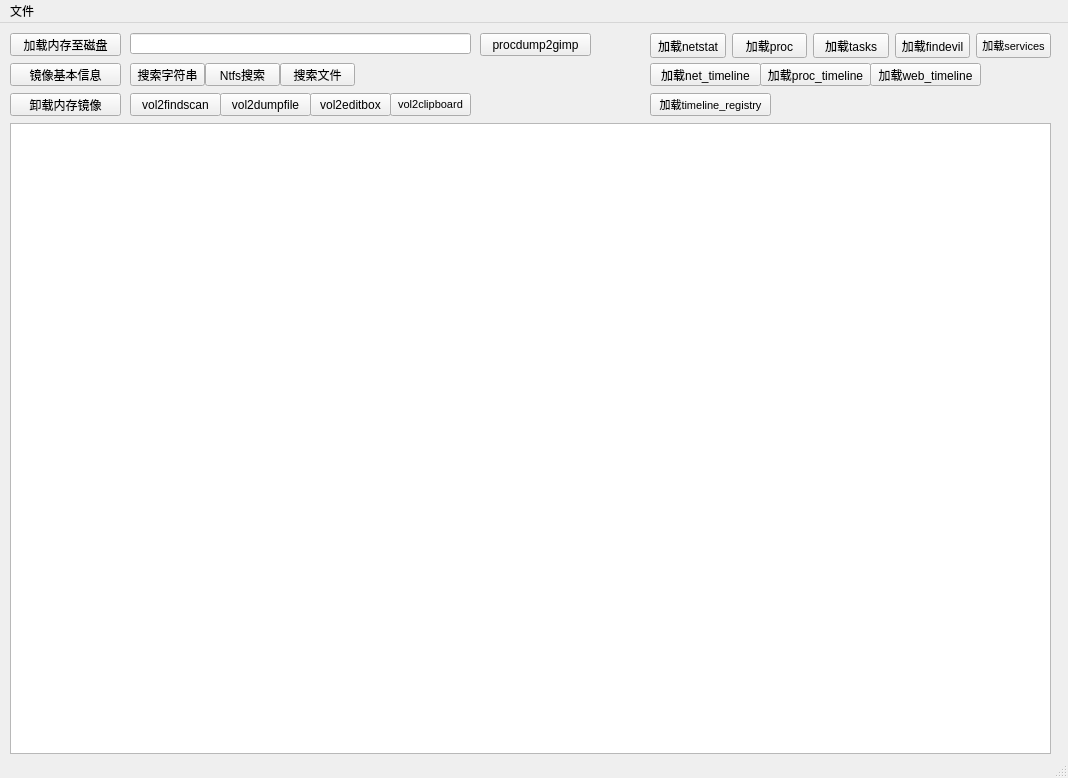
<?xml version="1.0" encoding="UTF-8"?>
<ui version="4.0">
 <class>MainWindow</class>
 <widget class="QMainWindow" name="MainWindow">
  <property name="geometry">
   <rect>
    <x>0</x>
    <y>0</y>
    <width>1068</width>
    <height>778</height>
   </rect>
  </property>
  <property name="windowTitle">
   <string>LovelyMem v0.2</string>
  </property>
  <widget class="QWidget" name="centralwidget">
   <widget class="QPushButton" name="pushButton_loadMem">
    <property name="geometry">
     <rect>
      <x>10</x>
      <y>10</y>
      <width>111</width>
      <height>23</height>
     </rect>
    </property>
    <property name="text">
     <string>加载内存至磁盘</string>
    </property>
   </widget>
   <widget class="QPushButton" name="pushButton_flush">
    <property name="geometry">
     <rect>
      <x>10</x>
      <y>40</y>
      <width>111</width>
      <height>23</height>
     </rect>
    </property>
    <property name="text">
     <string>镜像基本信息</string>
    </property>
   </widget>
   <widget class="QTableWidget" name="tableWidget_find">
    <property name="geometry">
     <rect>
      <x>10</x>
      <y>100</y>
      <width>1041</width>
      <height>631</height>
     </rect>
    </property>
    <property name="rowCount">
     <number>0</number>
    </property>
    <property name="columnCount">
     <number>0</number>
    </property>
    <attribute name="horizontalHeaderMinimumSectionSize">
     <number>15</number>
    </attribute>
    <attribute name="horizontalHeaderDefaultSectionSize">
     <number>1000</number>
    </attribute>
    <attribute name="verticalHeaderMinimumSectionSize">
     <number>10</number>
    </attribute>
    <attribute name="verticalHeaderDefaultSectionSize">
     <number>18</number>
    </attribute>
   </widget>
   <widget class="QPushButton" name="pushButton_findstr">
    <property name="geometry">
     <rect>
      <x>280</x>
      <y>40</y>
      <width>75</width>
      <height>23</height>
     </rect>
    </property>
    <property name="text">
     <string>搜索文件</string>
    </property>
   </widget>
   <widget class="QLineEdit" name="lineEdit_str">
    <property name="geometry">
     <rect>
      <x>130</x>
      <y>10</y>
      <width>341</width>
      <height>21</height>
     </rect>
    </property>
    <property name="inputMask">
     <string/>
    </property>
   </widget>
   <widget class="QPushButton" name="pushButton_load_netstat_timeline">
    <property name="geometry">
     <rect>
      <x>650</x>
      <y>40</y>
      <width>111</width>
      <height>23</height>
     </rect>
    </property>
    <property name="text">
     <string>加载net_timeline</string>
    </property>
   </widget>
   <widget class="QPushButton" name="pushButton_load_proc_timeline">
    <property name="geometry">
     <rect>
      <x>760</x>
      <y>40</y>
      <width>111</width>
      <height>23</height>
     </rect>
    </property>
    <property name="text">
     <string>加载proc_timeline</string>
    </property>
   </widget>
   <widget class="QPushButton" name="pushButton_load_web_timeline">
    <property name="geometry">
     <rect>
      <x>870</x>
      <y>40</y>
      <width>111</width>
      <height>23</height>
     </rect>
    </property>
    <property name="text">
     <string>加载web_timeline</string>
    </property>
   </widget>
   <widget class="QPushButton" name="pushButton_findrow">
    <property name="geometry">
     <rect>
      <x>130</x>
      <y>40</y>
      <width>75</width>
      <height>23</height>
     </rect>
    </property>
    <property name="text">
     <string>搜索字符串</string>
    </property>
   </widget>
   <widget class="QPushButton" name="pushButton_unloadmem">
    <property name="geometry">
     <rect>
      <x>10</x>
      <y>70</y>
      <width>111</width>
      <height>23</height>
     </rect>
    </property>
    <property name="text">
     <string>卸载内存镜像</string>
    </property>
   </widget>
   <widget class="QPushButton" name="pushButton_withvol2find">
    <property name="geometry">
     <rect>
      <x>130</x>
      <y>70</y>
      <width>91</width>
      <height>23</height>
     </rect>
    </property>
    <property name="text">
     <string>vol2findscan</string>
    </property>
   </widget>
   <widget class="QPushButton" name="pushButton_withvol2dump">
    <property name="enabled">
     <bool>true</bool>
    </property>
    <property name="geometry">
     <rect>
      <x>220</x>
      <y>70</y>
      <width>91</width>
      <height>23</height>
     </rect>
    </property>
    <property name="text">
     <string>vol2dumpfile</string>
    </property>
   </widget>
   <widget class="QPushButton" name="pushButton_ntfsfind">
    <property name="geometry">
     <rect>
      <x>205</x>
      <y>40</y>
      <width>75</width>
      <height>23</height>
     </rect>
    </property>
    <property name="text">
     <string>Ntfs搜索</string>
    </property>
   </widget>
   <widget class="QPushButton" name="pushButton_procdump2gimp">
    <property name="geometry">
     <rect>
      <x>480</x>
      <y>10</y>
      <width>111</width>
      <height>23</height>
     </rect>
    </property>
    <property name="text">
     <string>procdump2gimp</string>
    </property>
   </widget>
   <widget class="QPushButton" name="pushButton_vol2editbox">
    <property name="geometry">
     <rect>
      <x>310</x>
      <y>70</y>
      <width>81</width>
      <height>23</height>
     </rect>
    </property>
    <property name="text">
     <string>vol2editbox</string>
    </property>
   </widget>
   <widget class="QPushButton" name="pushButton_vol2clipboard">
    <property name="geometry">
     <rect>
      <x>390</x>
      <y>70</y>
      <width>81</width>
      <height>23</height>
     </rect>
    </property>
    <property name="font">
     <font>
      <pointsize>8</pointsize>
     </font>
    </property>
    <property name="text">
     <string>vol2clipboard</string>
    </property>
   </widget>
   <widget class="QPushButton" name="pushButton_load_timeline_registry">
    <property name="geometry">
     <rect>
      <x>650</x>
      <y>70</y>
      <width>121</width>
      <height>23</height>
     </rect>
    </property>
    <property name="font">
     <font>
      <pointsize>8</pointsize>
     </font>
    </property>
    <property name="text">
     <string>加载timeline_registry</string>
    </property>
   </widget>
   <widget class="QWidget" name="">
    <property name="geometry">
     <rect>
      <x>650</x>
      <y>10</y>
      <width>401</width>
      <height>25</height>
     </rect>
    </property>
    <layout class="QHBoxLayout" name="horizontalLayout">
     <item>
      <widget class="QPushButton" name="pushButton_load_netstat">
       <property name="text">
        <string>加载netstat</string>
       </property>
      </widget>
     </item>
     <item>
      <widget class="QPushButton" name="pushButton_load_proc">
       <property name="text">
        <string>加载proc</string>
       </property>
      </widget>
     </item>
     <item>
      <widget class="QPushButton" name="pushButton_load_tasks">
       <property name="text">
        <string>加载tasks</string>
       </property>
      </widget>
     </item>
     <item>
      <widget class="QPushButton" name="pushButton_load_findevil">
       <property name="text">
        <string>加载findevil</string>
       </property>
      </widget>
     </item>
     <item>
      <widget class="QPushButton" name="pushButton_services">
       <property name="font">
        <font>
         <pointsize>8</pointsize>
        </font>
       </property>
       <property name="text">
        <string>加载services</string>
       </property>
      </widget>
     </item>
    </layout>
   </widget>
  </widget>
  <widget class="QMenuBar" name="menubar">
   <property name="geometry">
    <rect>
     <x>0</x>
     <y>0</y>
     <width>1068</width>
     <height>21</height>
    </rect>
   </property>
   <widget class="QMenu" name="menu">
    <property name="title">
     <string>文件</string>
    </property>
    <addaction name="actionOpenFile"/>
   </widget>
   <addaction name="menu"/>
  </widget>
  <widget class="QStatusBar" name="statusbar"/>
  <action name="actionOpenFile">
   <property name="text">
    <string>打开</string>
   </property>
  </action>
 </widget>
 <resources/>
 <connections/>
</ui>
